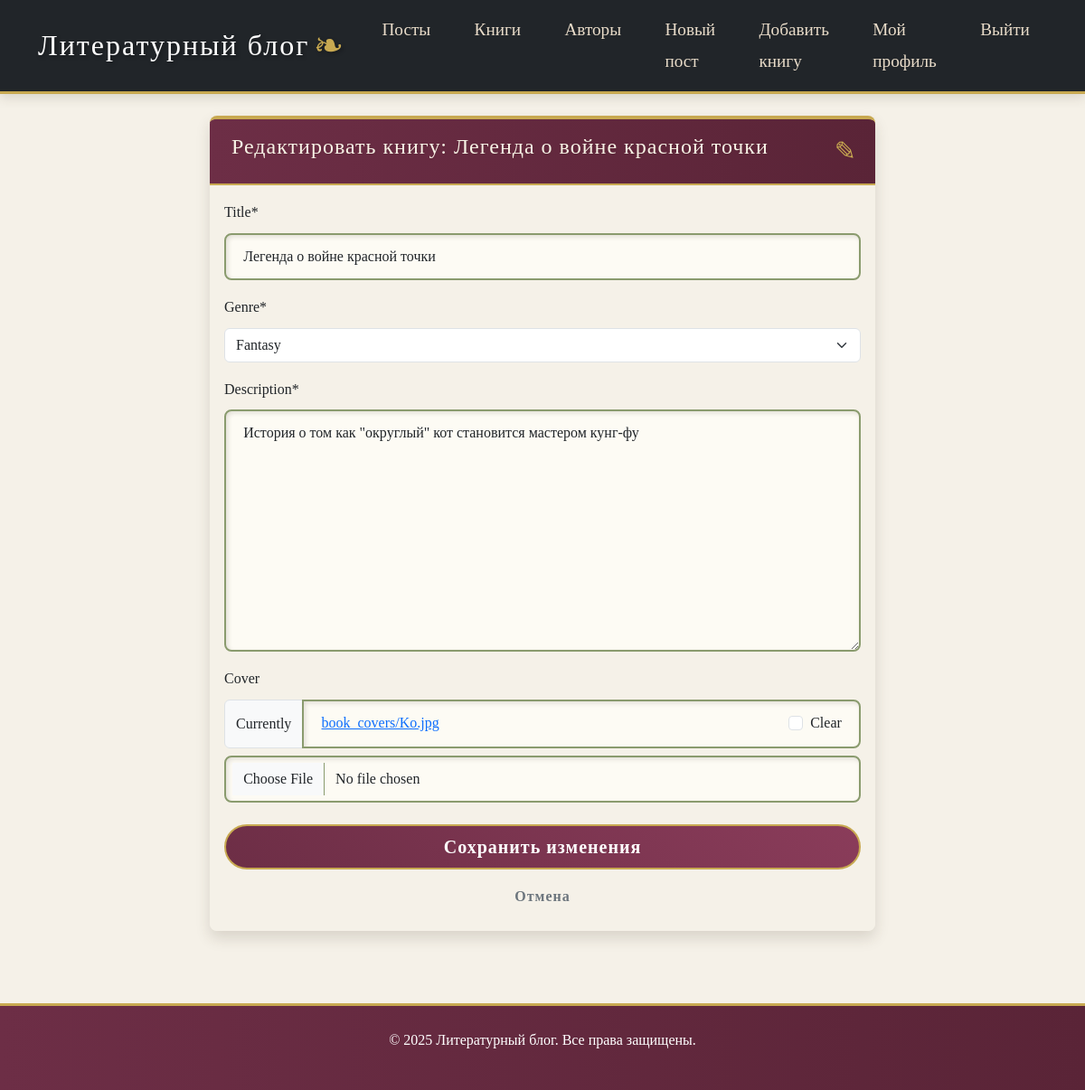
Screenshot of /books/7/edit/ (signed in) with the database file from the repository.
### literature/models.py (models this page shows, shortened)
class Book(models.Model):
    title = models.CharField(max_length=200)
    author = models.ForeignKey(Author, on_delete=models.CASCADE, related_name='books')
    genre = models.ForeignKey(Genre, on_delete=models.SET_NULL, null=True, related_name='books')
    published_date = models.DateField()
    description = models.TextField()
    cover = models.ImageField(upload_to='book_covers/', blank=True)

### literature/views.py (the view, shortened to what this page needs)
# urls.py: path('books/<int:pk>/edit/', views.BookUpdateView.as_view(), name='book_edit'),
class BookUpdateView(LoginRequiredMixin, UserPassesTestMixin, UpdateView):
    model = Book
    form_class = BookForm
    template_name = 'literature/book/edit.html'
    def test_func(self):
        book = self.get_object()
        return self.request.user == book.author.user or self.request.user.is_superuser

### literature/forms.py (shortened to what this page needs)
class BookForm(forms.ModelForm):
    class Meta:
        model = Book
        fields = ['title', 'genre', 'description', 'cover']
    def __init__(self, *args, **kwargs):
        self.user = kwargs.pop('user', None)
        super(BookForm, self).__init__(*args, **kwargs)

### literature/models.py (called while the page is built)
    def __str__(self):
        return self.name

### literature/templates/literature/book/edit.html (shortened to what this page needs)
{% extends "literature/base.html" %}
{% load crispy_forms_tags %}
{% block content %}
<div class="row justify-content-center">
    <div class="col-md-8">
        <div class="card">
            <div class="card-header">
                <h4 class="card-title mb-0">Редактировать книгу: {{ book.title }}</h4>
            </div>
            <div class="card-body">
                <form method="post" enctype="multipart/form-data">
                    {{ form|crispy }}
                    <div class="d-grid gap-2 mt-4">
                        <button type="submit" class="btn btn-primary btn-lg">Сохранить изменения</button>
                        <a href="{% url 'literature:book_detail' book.pk %}" class="btn btn-outline-secondary">Отмена</a>
                    </div>
                </form>
            </div>
        </div>
    </div>
</div>
{% endblock %}

### literature/static/literature/css/styles.css (style rules this page uses)
:root { --parchment: #f5f1e8; --ink: #3a2e22; --gold: #c8a951; --burgundy: #6d2e46; --sage: #8a9b6e; --shadow: rgba(58, 46, 34, 0.15); }
body { font-family: 'Bookish', Georgia, serif; line-height: 1.8; color: var(--ink); background-color: var(--parchment); background-image: url('paper-texture.png'); padding-top: 0; position: relative; overflow-x: hidden; }
body::before { content: ""; position: fixed; top: 0; left: 0; width: 100%; height: 100%; background-image: url('ink-splatter.png'); background-size: 30%; background-position: right bottom; background-repeat: no-repeat; opacity: 0.05; z-index: -1; }
.card { border: none; border-radius: 8px; overflow: hidden; box-shadow: 0 8px 16px var(--shadow); background-color: rgba(245, 241, 232, 0.85); transition: transform 0.4s ease, box-shadow 0.4s ease; position: relative; margin-bottom: 2rem; border-top: 4px solid var(--gold); }
.card::before { content: ""; position: absolute; top: 0; left: 0; right: 0; height: 4px; background: linear-gradient(90deg, var(--burgundy), var(--sage), var(--gold)); }
.card-header { background: linear-gradient(to right, var(--burgundy), #5a2437); color: #f8f3e6; font-family: 'Scroll', cursive; font-size: 1.5rem; letter-spacing: 1px; border-bottom: 2px solid var(--gold); position: relative; padding: 1rem 1.5rem; }
.card-header::after { content: "✎"; position: absolute; right: 20px; top: 50%; transform: translateY(-50%); color: var(--gold); font-size: 1.8rem; }
.btn { border-radius: 30px; padding: 0.5rem 1.8rem; font-weight: bold; transition: all 0.3s ease; position: relative; overflow: hidden; border: 2px solid transparent; font-family: 'Scroll', cursive; letter-spacing: 1px; }
.btn::before { content: ""; position: absolute; top: 0; left: 0; width: 100%; height: 100%; background: rgba(255, 255, 255, 0.1); transform: translateX(-100%); transition: transform 0.3s ease; }
.btn-primary { background: linear-gradient(45deg, var(--burgundy), #8a3c5a); border-color: var(--gold); }
h1, h2, h3, h4, h5, h6 { font-family: 'Scroll', cursive; color: #d82e70;; text-shadow: 1px 1px 2px var(--shadow); position: relative; padding-bottom: 10px; margin-bottom: 25px; }
.form-control { background-color: rgba(255, 253, 247, 0.8); border: 2px solid var(--sage); border-radius: 8px; padding: 0.75rem 1.2rem; font-family: 'Bookish', Georgia, serif; transition: all 0.3s ease; box-shadow: inset 2px 2px 5px var(--shadow); }
.card, .comment, .book-cover, .author-photo { animation: fadeIn 0.6s ease forwards; }

### rows the page displays
Book: title "Легенда о войне красной точки", genre "Fantasy", description "История о том как \"округлый\" кот становится мастером кунг-фу"
